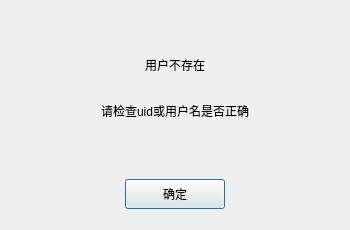
<?xml version="1.0" encoding="UTF-8"?>
<ui version="4.0">
 <class>FindFailDlg</class>
 <widget class="QDialog" name="FindFailDlg">
  <property name="geometry">
   <rect>
    <x>0</x>
    <y>0</y>
    <width>350</width>
    <height>230</height>
   </rect>
  </property>
  <property name="minimumSize">
   <size>
    <width>350</width>
    <height>230</height>
   </size>
  </property>
  <property name="maximumSize">
   <size>
    <width>350</width>
    <height>230</height>
   </size>
  </property>
  <property name="windowTitle">
   <string>Dialog</string>
  </property>
  <layout class="QVBoxLayout" name="verticalLayout">
   <item>
    <spacer name="verticalSpacer_3">
     <property name="orientation">
      <enum>Qt::Vertical</enum>
     </property>
     <property name="sizeHint" stdset="0">
      <size>
       <width>20</width>
       <height>40</height>
      </size>
     </property>
    </spacer>
   </item>
   <item>
    <widget class="QLabel" name="fail_tip">
     <property name="minimumSize">
      <size>
       <width>0</width>
       <height>25</height>
      </size>
     </property>
     <property name="maximumSize">
      <size>
       <width>16777215</width>
       <height>25</height>
      </size>
     </property>
     <property name="text">
      <string>用户不存在</string>
     </property>
     <property name="alignment">
      <set>Qt::AlignCenter</set>
     </property>
    </widget>
   </item>
   <item>
    <spacer name="verticalSpacer">
     <property name="orientation">
      <enum>Qt::Vertical</enum>
     </property>
     <property name="sizeType">
      <enum>QSizePolicy::Fixed</enum>
     </property>
     <property name="sizeHint" stdset="0">
      <size>
       <width>20</width>
       <height>15</height>
      </size>
     </property>
    </spacer>
   </item>
   <item>
    <widget class="QLabel" name="fail_tip_2">
     <property name="minimumSize">
      <size>
       <width>0</width>
       <height>25</height>
      </size>
     </property>
     <property name="maximumSize">
      <size>
       <width>16777215</width>
       <height>25</height>
      </size>
     </property>
     <property name="text">
      <string>请检查uid或用户名是否正确</string>
     </property>
     <property name="alignment">
      <set>Qt::AlignCenter</set>
     </property>
    </widget>
   </item>
   <item>
    <spacer name="verticalSpacer_2">
     <property name="orientation">
      <enum>Qt::Vertical</enum>
     </property>
     <property name="sizeHint" stdset="0">
      <size>
       <width>20</width>
       <height>40</height>
      </size>
     </property>
    </spacer>
   </item>
   <item>
    <widget class="QWidget" name="widget" native="true">
     <property name="minimumSize">
      <size>
       <width>0</width>
       <height>50</height>
      </size>
     </property>
     <property name="maximumSize">
      <size>
       <width>16777215</width>
       <height>50</height>
      </size>
     </property>
     <layout class="QHBoxLayout" name="horizontalLayout">
      <item>
       <widget class="ClickBtn" name="fail_sure_btn">
        <property name="minimumSize">
         <size>
          <width>100</width>
          <height>30</height>
         </size>
        </property>
        <property name="maximumSize">
         <size>
          <width>100</width>
          <height>30</height>
         </size>
        </property>
        <property name="text">
         <string>确定</string>
        </property>
       </widget>
      </item>
     </layout>
    </widget>
   </item>
  </layout>
 </widget>
 <customwidgets>
  <customwidget>
   <class>ClickBtn</class>
   <extends>QPushButton</extends>
   <header location="global">clickbtn.h</header>
  </customwidget>
 </customwidgets>
 <resources/>
 <connections/>
</ui>
